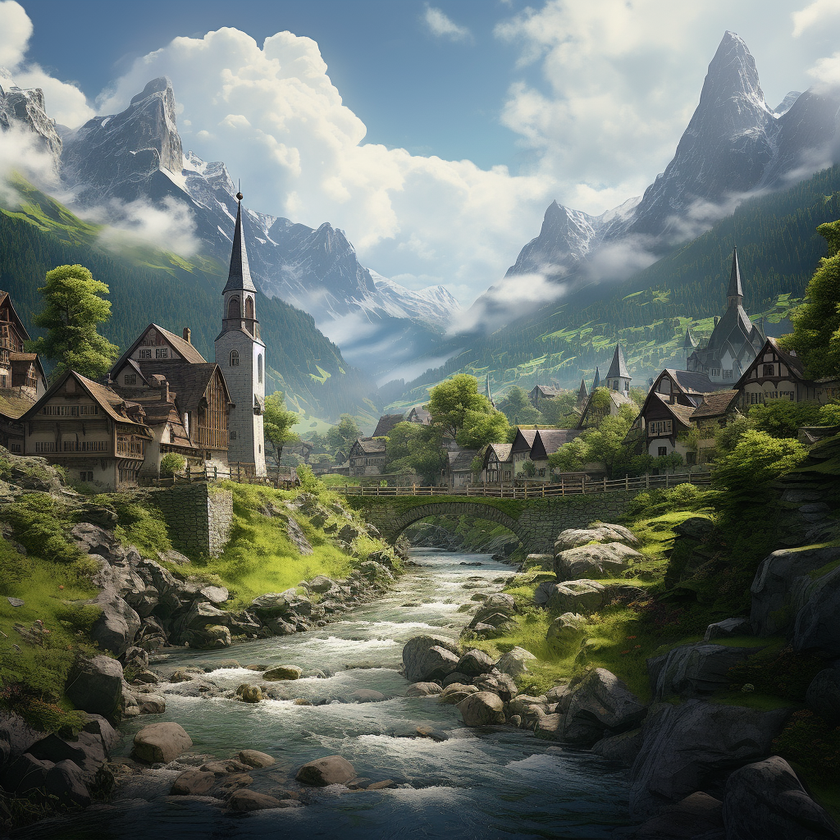
#> input picture 파이썬/Computer Vision/E1/data/a1p1.png, 840 x 840 px, shrunk from 1024 x 1024 before the run
$ jupyter execute --allow-errors E1.ipynb
#> lines starting #> are read from the running program, lines starting #| are printed output that depends on the picture
# Computer Vision I -  Assignment 1
Prof. Stefan Roth   ~ Baris Zöngür  ~ Dustion Carrión

----

### Prepare Python Environment

In this task, you will set up `Python-3.10` on your system and learn how to install additional packages.
Packages that you will often use are:
1. `Pillow` for loading and saving images
2. `NumPy` and `SciPy` for scientific computing
3. `Matplotlib` for plotting and visualization and as an alternative for loading and saving images.

**Note:**
To run the python code using the depedencies, it is clean to setup a virtual environment. One can use `miniconda`, `venv`, `miniforge`.
##### Setup with `Miniconda`:
In contrast to the `Anaconda` distribution, `Miniconda` supplies only the package management system.
This allows setting up minimalistic environments when disk space is limited (e.g., pool PCs offered by ISP).
If you have `Anaconda` already installed and would like to use it instead, the instructions below should also work.

- Install `Miniconda` following the instructions at
  [https://docs.conda.io/projects/conda/en/latest/user-guide/install/index.html](https://docs.conda.io/projects/conda/en/latest/user-guide/install/index.html).
- To test if the installation was successful, the command `conda list` should return the list of installed packages.
- We will now create a new `conda` environment with the name `cv1`.
  We assume that the file `requirements.txt` with the dependencies we provide is in the current directory, so simply execute:

  ```bash
  conda create -n .cv1 python=3.10
  conda activate .cv1
  ```
##### Setup with `venv`:

  ``` bash
    python3.10 -m venv .cv1
    source .cv1/bin/activate
  ```
> <span style="color:orange">**make sure to select the `.cv1` environment as your Jupyter Notebook kernel in your IDE**</span>.

#### Install Dependencies

### Problem 1:  Getting to know Python

[cell 1]
# Load packages
from typing import Literal
import numpy as np
import matplotlib.pyplot as plt
from pathlib import Path
# %matplotlib inline

Image = np.ndarray[Literal["H", "W", 3], np.float32]
Vector = np.ndarray[Literal[3,1],np.float32]
Matrix22 = np.ndarray[Literal["2", "2", "1"], np.float32]
Matrix33 = np.ndarray[Literal["3", "3", "1"], np.float32]
Matrix34 = np.ndarray[Literal["4", "3", "1"], np.float32]
Matrix44 = np.ndarray[Literal["4", "4", "1"], np.float32]
Channel = np.ndarray[Literal["H","W", 1], np.float32]
Points2D = np.ndarray[Literal["N", 2], np.float32]
Points3D = np.ndarray[Literal["N", 3], np.float32]
Points4D = np.ndarray[Literal["N",4], np.float32]

################################################################
#             DO NOT EDIT THIS HELPER FUNCTION                 #
################################################################

def load_image(path:Path):
#> called with path = 'data/a1p1.png'
    return plt.imread(path)
#> returned value is the input picture: shape (840, 840, 3) float32; mean R, G, B 0.401, 0.434, 0.405

#### (a) Implement `display_image` to show the image using `matplotlib`.

[cell 2]
def display_image(img: np.ndarray):
    """
    Show an image using matplotlib.
    """
    plt.imshow(img)
    plt.axis('off')  # Hide axes for cleaner display
    plt.show()

pic1 = display_image(load_image("data/a1p1.png"))

#### (b) Implement `save_as_npy` to save the image (a numpy array) to a binary `.npy` file (use `numpy.save()`).

[cell 3]
def save_as_npy(path:Path, img:Image):
    """ Save the image array as a .npy file"""
    image_array = np.array(img)
    np.save(path, image_array)

save_as_npy("data/pic2", load_image("data/a1p1.png"))

#### (c) Implement `load_npy` to load the previously saved file. Check that it is the same image with `display_image`.

[cell 4]
import numpy as np
from PIL import Image
from pathlib import Path

def load_npy(path: Path) -> Image:
    """Load and return the .npy file as a Pillow Image object."""
    img_array = np.load(path, allow_pickle=True)

    # Debug: Print the shape and dtype of the loaded array
    print("Loaded numpy array shape:", img_array.shape)
    print("Loaded numpy array dtype:", img_array.dtype)

    # Check if the array is valid
    if img_array is None or img_array.size == 0:
        raise ValueError("The loaded numpy array is empty or None.")

    # If the dtype is float, convert it to uint8 by scaling the values
    if img_array.dtype == np.float32 or img_array.dtype == np.float64:
        # Assuming the values are in the range [0, 1], scale to [0, 255]
        img_array = (img_array * 255).astype(np.uint8)

    # Convert the numpy array to a Pillow Image object
    img = Image.fromarray(img_array)

    return img


# Usage
display_image(load_npy(Path('data/pic2.npy')))

#### (d) Implement `mirror_horizontal` to horizontally mirror (flip) the image, i.e., the resulting image should revert the pixel order in the horizontal direction.

[cell 5]
def mirror_horizontal(img: Image) -> Image:
    """Horizontally mirror (flip) the image."""
    # Convert the Pillow Image to a numpy array and flip
    img_array = np.array(img)
    mirrored_array = np.fliplr(img_array)
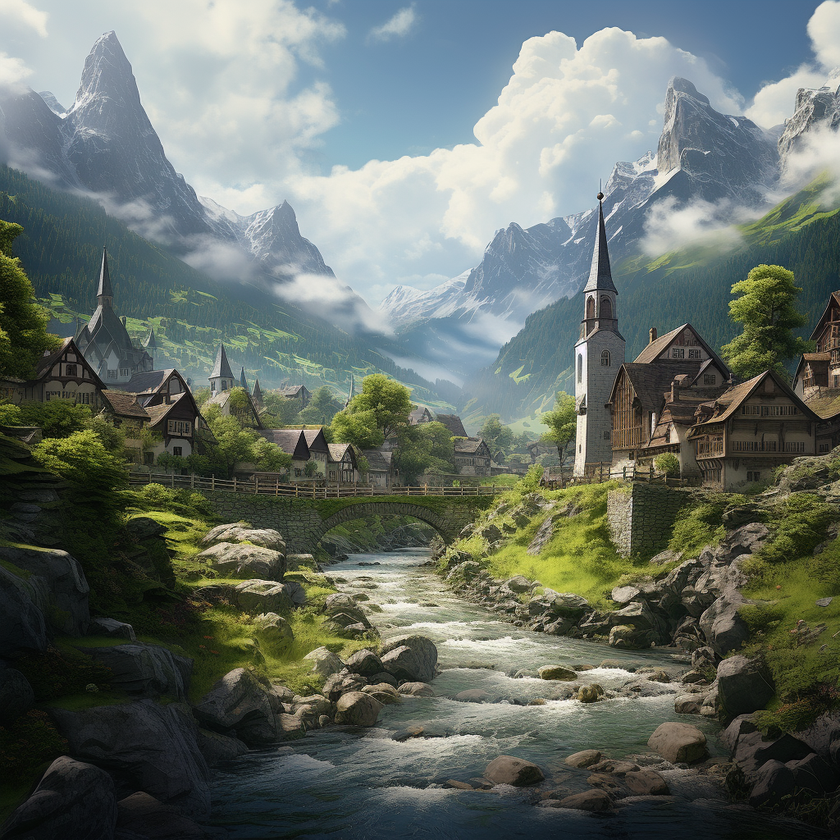
#> mirrored_array: shape (840, 840, 3); mean R, G, B 102.2, 110.6, 103.2

    # Convert the numpy array back to a Pillow Image
    mirrored_img = Image.fromarray(mirrored_array)

    return mirrored_img

# Example usage
img = Image.open('data/a1p1.png')  # Load an image
mirrored_img = mirror_horizontal(img)
display_image(mirrored_img)

#### (e) Implement `display_images` to display the original and the mirrored (flipped) image from the previous step in *one* plot.

[cell 6]
def display_images(img1:Image, img2:Image):
    """ Display the normal and the mirrored image in one plot

    Args:
        img1: First image to display
        img2: Second image to display
    """
    plt.figure()
    plt.subplot(1, 2, 1)
    plt.imshow(img1)
    plt.axis('off')
    plt.subplot(1, 2, 2)
    plt.imshow(img2)
    plt.axis('off')
    plt.show()
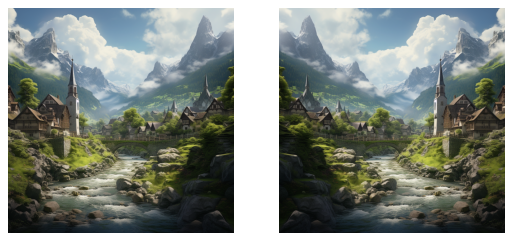
#> figure drawn by matplotlib, 2 panels

display_images(img,mirrored_img)

[cell 7]
img = load_image(Path("data/a1p1.png"))
display_image(img)

save_as_npy(Path("a1p1.npy"), img)

img1 = load_npy(Path("a1p1.npy"))
display_image(img1)

img2 = mirror_horizontal(img1)
display_image(img2)

display_images(img1, img2)

----

### Problem 2 - Bayer Interpolation

Although today's digital cameras output RGB color pictures or videos, most of them do not have three separate RGB sensing chips but only one single chip based on a *color filter array* (CFA), where alternating sensor sites are covered by different color filters.
The Bayer pattern (see Figure 1) is the most commonly used pattern.
In this problem, the task is to construct an RGB color image from the data in the Bayer pattern through interpolating the missing color values.

<!--- echo "" -->
<article>
  <figure style="float:left">

  <figcaption>(a)</figcaption>
  </figure>
  <figure>

  <figcaption>(b)</figcaption>
  </figure>
  <br>
</article>

*Figure 1: (a) Color filter array layout. (b) Interpolated pixel values; with unknown values shown as lower case.*

Your task is to write Python code that uses *bilinear interpolation* to restore all missing RGB color values (Figure 1b) from the image data in the Bayer pattern (Figure 1a).
Load the image data saved in the Bayer pattern from `bayerdata.npy` and show two images:

1. Display the RGB color image directly transformed from the Bayer pattern, where missing color values should be filled with 0.
2. Display the interpolated full RGB color image.

**Notes and Tips:**
If you are not familiar with (bilinear) interpolation, you can find a tutorial here:
[http://www.cambridgeincolour.com/tutorials/image-interpolation.htm](http://www.cambridgeincolour.com/tutorials/image-interpolation.htm).

#### (a) Implement the data loading in the function `loadbayer`.

[cell 8]
import numpy as np
from scipy.ndimage import convolve


def loadbayer(path:Path)->Channel:
    """ Load data from file

    Args:
        path: Path of the .npy file
    Returns:
        Data as numpy array (H,W)
    """
    return np.load(path)

#> (the rest of this cell did not finish here and is left out)

#### (b) Separate the color channels, filling missing values with zero in the function `separatechannels`.

[cell 9]
# [13 lines left out: function separatechannels, not called in this run]

#> (the rest of this cell did not finish here and is left out)


#### (c)  Interpolation
Implement bilinear interpolation for the missing values in the function `interpolate`.
You should use `ndimage.convolve` from the `scipy` package and find appropriate 3 × 3 kernels.
For boundary pixels that might not be (bi)linearly interpolated, please take a look at the `mode` argument of `convolve` and select an appropriate option to make the color of each pixel look consistent with its neighbors.

[cell 10]
# [29 lines left out: function interpolate, not called in this run]

#> (a cell that did not finish here is left out)

r, g, b = separatechannels(data)

img = assembleimage(r, g, b)
display_image(img)

img_interpolated = interpolate(r, g, b)
display_image(img_interpolated)

**It should look like:**

----
#### Problem 3 - Projective Transformation

In this exercise, a camera is simulated to allow a specific visualization of a 3D scene as a 2D image.
First, transformations are performed on 3D points based on the following order:

- Translation by $[-27.1, \; -2.9, \; -3.2]^\top$
- Rotation by 110 degrees around the y-axis
- Rotation by -45 degrees around the x-axis
- Rotation by 120 degrees around the z-axis

Then, a central projection $K$ onto the xy-plane, with principal point $[8; \; -10]$, focal length 8, and square pixels is applied.
We finally obtain 2D points in the image plane.

You will start with the obtained 2D points and some other information to restore the original 3D coordinates of all points.

[cell 12]
################################################################
#            DO NOT EDIT THESE HELPER FUNCTIONS                #
################################################################

# Plot 2D points
# [15 lines left out: functions displaypoints2d, displaypoints3d, not called in this run]

################################################################

#### (a) All the operations (transformations plus projection) are equal to one single perspective projection. However, doing the computation in separate steps makes debugging easier. Compute the rotation matrices around the individual axes and the translation. Then, compute the camera intrinsics matrix $K$ in `getcentralprojection` and use the obtained matrix to compute the full projection matrix $P$ in `getfullprojection` (all matrices in homogeneous coordinates).

[cell 13]
def gettranslation(v:Vector)->Matrix44:
    """ Returns translation matrix T in homogeneous coordinates
    for translation by v."""
    # your code here

def getyrotation(d:int)-> Matrix44:
    """ Returns rotation matrix Ry in homogeneous coordinates for
    a rotation of d degrees around the y axis.
    """
    # your code here


def getxrotation(d:int)-> Matrix44:
